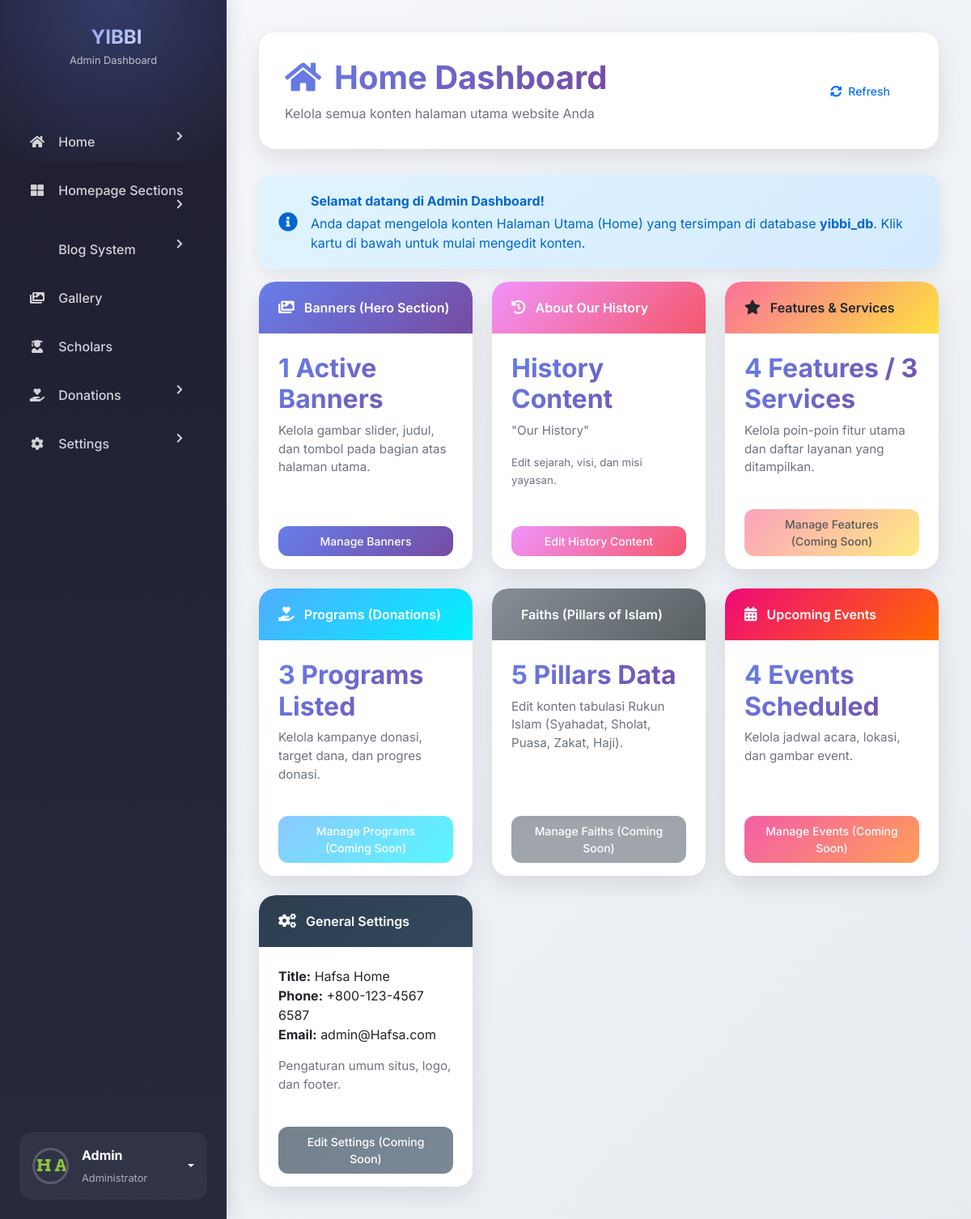
/admin/index.php (signed in), run on the app's committed database.
### tables this page shows
CREATE TABLE `about_history` (
  `id` int(11) NOT NULL AUTO_INCREMENT,
  `title` varchar(255) NOT NULL,
  `subtitle` varchar(255) DEFAULT NULL,
  `description` text NOT NULL,
  `image` varchar(255) DEFAULT NULL,
  `achievements_title` varchar(255) DEFAULT 'Our Achievements',
  `created_at` timestamp NOT NULL DEFAULT current_timestamp(),
  `updated_at` timestamp NOT NULL DEFAULT current_timestamp() ON UPDATE current_timestamp(),
  PRIMARY KEY (`id`)
);

CREATE TABLE `settings` (
  `id` int(11) NOT NULL AUTO_INCREMENT,
  `site_title` varchar(255) NOT NULL,
  `logo` varchar(255) DEFAULT NULL,
  `favicon` varchar(255) DEFAULT NULL,
  `phone` varchar(50) DEFAULT NULL,
  `email` varchar(100) DEFAULT NULL,
  `address` text DEFAULT NULL,
  `copyright_text` text DEFAULT NULL,
  `footer_about_title` varchar(255) DEFAULT 'About Hafsa',
  `footer_about_text` text DEFAULT NULL,
  `footer_about_image` varchar(255) DEFAULT NULL,
  `whatsapp_donation` varchar(20) DEFAULT '6281234567890',
  `created_at` timestamp NOT NULL DEFAULT current_timestamp(),
  `updated_at` timestamp NOT NULL DEFAULT current_timestamp() ON UPDATE current_timestamp(),
  PRIMARY KEY (`id`)
);

### admin/index.php (the view)
<?php
require_once 'auth_check.php';
include 'includes/header.php';
?>
<?php include 'includes/sidebar.php'; ?>
<main class="main-content">
<div class="page-header-wrapper">
        <div class="d-flex justify-content-between flex-wrap flex-md-nowrap align-items-center">
            <div>
                <h1>
                    <i class="fas fa-home me-3"></i>Home Dashboard
                </h1>
                <p class="text-muted mb-0 mt-2">Kelola semua konten halaman utama website Anda</p>
            </div>
            <div class="btn-toolbar mb-2 mb-md-0">
                <div class="btn-group me-2">
                    <button type="button" class="btn btn-sm btn-outline-primary">
                        <i class="fas fa-sync-alt me-2"></i>Refresh
                    </button>
                </div>
            </div>
        </div>
    </div>
    <div class="alert alert-info d-flex align-items-center" role="alert">
        <i class="fas fa-info-circle me-3 fs-4"></i>
        <div>
            <strong>Selamat datang di Admin Dashboard!</strong>
            <p class="mb-0 mt-1">Anda dapat mengelola konten Halaman Utama (Home) yang tersimpan di database <strong>yibbi_db</strong>. Klik kartu di bawah untuk mulai mengedit konten.</p>
        </div>
    </div>
    <div class="row row-cols-1 row-cols-md-2 row-cols-xl-3 g-4">
        <div class="col">
            <div class="card h-100 border-primary">
                <div class="card-header bg-primary text-white">
                    <i class="fas fa-images me-2"></i> Banners (Hero Section)
                </div>
                <div class="card-body">
                    <?php
                    $sql = "SELECT COUNT(*) as count FROM banners WHERE is_active = 1";
                    $result = $conn->query($sql);
                    $row = $result->fetch_assoc();
                    $count = $row['count'];
                    ?>
                    <h5 class="card-title"><?php echo $count; ?> Active Banners</h5>
                    <p class="card-text">Kelola gambar slider, judul, dan tombol pada bagian atas halaman utama.</p>
                </div>
                <div class="card-footer bg-transparent border-primary">
                    <a href="manage_banners.php" class="btn btn-sm btn-primary w-100">Manage Banners</a>
                </div>
            </div>
        </div>
        <div class="col">
            <div class="card h-100 border-success">
                <div class="card-header bg-success text-white">
                    <i class="fas fa-history me-2"></i> About Our History
                </div>
                <div class="card-body">
                     <?php
                    $sql = "SELECT title FROM about_history LIMIT 1";
                    $result = $conn->query($sql);
                    $row = $result->fetch_assoc();
                    $heading = $row ? $row['title'] : "Belum ada data";
                    ?>
                    <h5 class="card-title">History Content</h5>
                    <p class="card-text text-truncate">"<?php echo $heading; ?>"</p>
                    <p class="card-text"><small class="text-muted">Edit sejarah, visi, dan misi yayasan.</small></p>
                </div>
                <div class="card-footer bg-transparent border-success">
                    <a href="edit_about_history.php" class="btn btn-sm btn-success w-100">Edit History Content</a>
                </div>
            </div>
        </div>
        <div class="col">
            <div class="card h-100 border-warning">
                <div class="card-header bg-warning text-dark">
                    <i class="fas fa-star me-2"></i> Features & Services
                </div>
                <div class="card-body">
                    <?php
                    $sql = "SELECT COUNT(*) as count FROM features";
                    $result = $conn->query($sql);
                    $row = $result->fetch_assoc();
                    $count_features = $row['count'];
                    $sql = "SELECT COUNT(*) as count FROM services";
                    $result = $conn->query($sql);
                    $row = $result->fetch_assoc();
                    $count_services = $row['count'];
                    ?>
                    <h5 class="card-title"><?php echo $count_features; ?> Features / <?php echo $count_services; ?> Services</h5>
                    <p class="card-text">Kelola poin-poin fitur utama dan daftar layanan yang ditampilkan.</p>
                </div>
                <div class="card-footer bg-transparent border-warning">
                    <a href="#" class="btn btn-sm btn-warning w-100 disabled">Manage Features (Coming Soon)</a>
                </div>
            </div>
        </div>
        <div class="col">
            <div class="card h-100 border-info">
                <div class="card-header bg-info text-white">
                    <i class="fas fa-hand-holding-heart me-2"></i> Programs (Donations)
                </div>
                <div class="card-body">
                    <?php
                    $sql = "SELECT COUNT(*) as count FROM programs";
                    $result = $conn->query($sql);
                    $row = $result->fetch_assoc();
                    $count = $row['count'];
                    ?>
                    <h5 class="card-title"><?php echo $count; ?> Programs Listed</h5>
                    <p class="card-text">Kelola kampanye donasi, target dana, dan progres donasi.</p>
                </div>
                <div class="card-footer bg-transparent border-info">
                    <a href="#" class="btn btn-sm btn-info text-white w-100 disabled">Manage Programs (Coming Soon)</a>
                </div>
            </div>
        </div>
        <div class="col">
            <div class="card h-100 border-secondary">
                <div class="card-header bg-secondary text-white">
                    <i class="fas fa-kaaba me-2"></i> Faiths (Pillars of Islam)
                </div>
                <div class="card-body">
                     <?php
                    $sql = "SELECT COUNT(*) as count FROM faiths";
                    $result = $conn->query($sql);
                    $row = $result->fetch_assoc();
                    $count = $row['count'];
                    ?>
                    <h5 class="card-title"><?php echo $count; ?> Pillars Data</h5>
                    <p class="card-text">Edit konten tabulasi Rukun Islam (Syahadat, Sholat, Puasa, Zakat, Haji).</p>
                </div>
                <div class="card-footer bg-transparent border-secondary">
                    <a href="#" class="btn btn-sm btn-secondary w-100 disabled">Manage Faiths (Coming Soon)</a>
                </div>
            </div>
        </div>
        <div class="col">
            <div class="card h-100 border-danger">
                <div class="card-header bg-danger text-white">
                    <i class="fas fa-calendar-alt me-2"></i> Upcoming Events
                </div>
                <div class="card-body">
                    <?php
                    $sql = "SELECT COUNT(*) as count FROM events";
                    $result = $conn->query($sql);
                    $row = $result->fetch_assoc();
                    $count = $row['count'];
                    ?>
                    <h5 class="card-title"><?php echo $count; ?> Events Scheduled</h5>
                    <p class="card-text">Kelola jadwal acara, lokasi, dan gambar event.</p>
                </div>
                <div class="card-footer bg-transparent border-danger">
                    <a href="#" class="btn btn-sm btn-danger w-100 disabled">Manage Events (Coming Soon)</a>
                </div>
            </div>
        </div>
         <div class="col">
            <div class="card h-100 border-dark">
                <div class="card-header bg-dark text-white">
                    <i class="fas fa-cogs me-2"></i> General Settings
                </div>
                <div class="card-body">
                    <?php
                    $sql = "SELECT site_title, phone, email FROM settings LIMIT 1";
                    $result = $conn->query($sql);
                    $row = $result->fetch_assoc();
                    ?>
                    <ul class="list-unstyled">
                        <li><strong>Title:</strong> <?php echo $row['site_title']; ?></li>
                        <li><strong>Phone:</strong> <?php echo $row['phone']; ?></li>
                        <li><strong>Email:</strong> <?php echo $row['email']; ?></li>
                    </ul>
                    <p class="card-text">Pengaturan umum situs, logo, dan footer.</p>
                </div>
                <div class="card-footer bg-transparent border-dark">
                    <a href="#" class="btn btn-sm btn-dark w-100 disabled">Edit Settings (Coming Soon)</a>
                </div>
            </div>
        </div>
    </div>
</main>
<?php include 'includes/footer.php'; ?>

### admin/includes/header.php (style rules this page uses)
:root { --primary-gradient: linear-gradient(135deg, #667eea 0%, #764ba2 100%); --success-gradient: linear-gradient(135deg, #f093fb 0%, #f5576c 100%); --info-gradient: linear-gradient(135deg, #4facfe 0%, #00f2fe 100%); --warning-gradient: linear-gradient(135deg, #fa709a 0%, #fee140 100%); --danger-gradient: linear-gradient(135deg, #ee0979 0%, #ff6a00 100%); --dark-gradient: linear-gradient(135deg, #2c3e50 0%, #34495e 100%); --sidebar-bg: linear-gradient(180deg, #1e1e2f 0%, #27293d 100%); --card-shadow: 0 10px 30px rgba(0, 0, 0, 0.1); --card-hover-shadow: 0 15px 40px rgba(0, 0, 0, 0.15); }
* { font-family: 'Inter', sans-serif; }
body { display: flex; flex-wrap: nowrap; min-height: 100vh; overflow-x: hidden; background: linear-gradient(135deg, #f5f7fa 0%, #c3cfe2 100%); }
.main-content { flex-grow: 1; padding: 2.5rem; width: 100%; background: linear-gradient(135deg, #f5f7fa 0%, #e8ecf1 100%); }
.card { border: none; border-radius: 20px; box-shadow: var(--card-shadow); transition: all 0.3s cubic-bezier(0.25, 0.8, 0.25, 1); overflow: hidden; background: white; }
.card-header { font-weight: 600; font-size: 1rem; border: none; padding: 1.25rem 1.5rem; border-radius: 20px 20px 0 0 !important; }
.card-body { padding: 1.5rem; }
.card-footer { padding: 1rem 1.5rem; border: none; }
.bg-primary { background: var(--primary-gradient) !important; }
.bg-success { background: var(--success-gradient) !important; }
.bg-info { background: var(--info-gradient) !important; }
.bg-warning { background: var(--warning-gradient) !important; }
.bg-danger { background: var(--danger-gradient) !important; }
.bg-dark { background: var(--dark-gradient) !important; }
.bg-secondary { background: linear-gradient(135deg, #868f96 0%, #596164 100%) !important; }
.btn { border-radius: 12px; font-weight: 500; padding: 0.5rem 1.25rem; transition: all 0.3s ease; border: none; }
.btn-primary { background: var(--primary-gradient); }
.btn-success { background: var(--success-gradient); }
.btn-info { background: var(--info-gradient); }
.btn-warning { background: var(--warning-gradient); }
.btn-danger { background: var(--danger-gradient); }
.btn-dark { background: var(--dark-gradient); }
.alert { border: none; border-radius: 15px; padding: 1.25rem 1.5rem; box-shadow: 0 5px 20px rgba(0, 0, 0, 0.08); }
.alert-info { background: linear-gradient(135deg, #e0f4ff 0%, #d5ebff 100%); color: #0066cc; }
.page-header-wrapper { background: white; border-radius: 20px; padding: 2rem; margin-bottom: 2rem; box-shadow: var(--card-shadow); }
.page-header-wrapper h1 { background: var(--primary-gradient); -webkit-background-clip: text; -webkit-text-fill-color: transparent; background-clip: text; font-weight: 700; margin: 0; }
.card-title { font-size: 2rem; font-weight: 700; margin-bottom: 0.5rem; background: var(--primary-gradient); -webkit-background-clip: text; -webkit-text-fill-color: transparent; background-clip: text; }
.card-text { color: #6c757d; font-size: 0.95rem; }
.card-header i { margin-right: 0.5rem; font-size: 1.1rem; }

### data on the page
about_history: title "Our History"
settings: site_title "Hafsa Home", phone "+800-123-4567 6587", email "admin@Hafsa.com"

### other printed values
$count "1"
$count_features "4"
$count_services "3"
$count "3"
$count "5"
$count "4"
